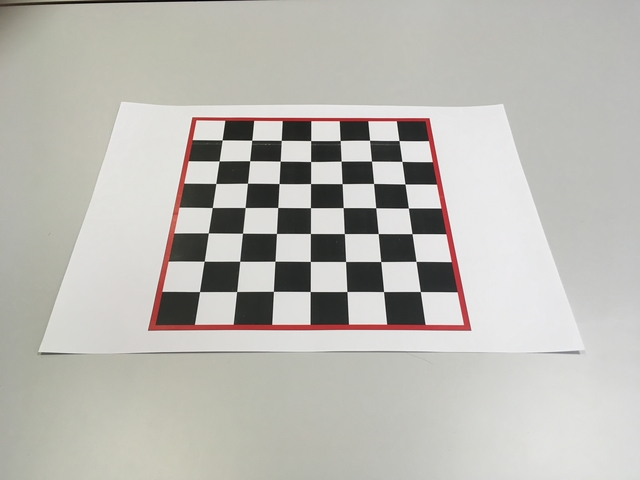
#> input picture chessboardPrinted.JPG, 640 x 480 px, found by its file name
$ python houghContourCombo.py   (older library calls are emulated)
#> lines starting #> are read from the running program, lines starting #| are printed output that depends on the picture; after the words box and inside, x2 and y2 are one past the last pixel; in counts of white or black regions, pixels touching at a corner belong together
import cv2
import numpy as np


'''
IMAGE INPUT
'''
img = cv2.imread("chessboardPrinted.jpg",1)
#> img is the input picture: shape (480, 640, 3); mean B, G, R 179.6, 185.3, 186.9
# Blur
img = cv2.GaussianBlur(img,(5,5),0)
# Convert to HSV
hsv = cv2.cvtColor(img, cv2.COLOR_BGR2HSV)
#> hsv: shape (480, 640, 3); mean H, S, V 34.9, 12, 187.5
# Convert to grayscale
gray = cv2.cvtColor(img, cv2.COLOR_RGB2GRAY)
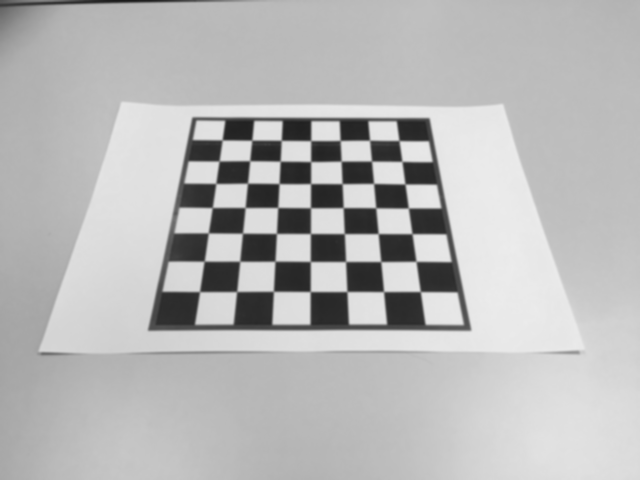
#> gray: shape (480, 640); min 27, max 236, mean 183.8
# HSV Thresholding
res,hsvThresh = cv2.threshold(hsv[:,:,0], 25, 250, cv2.THRESH_BINARY_INV)
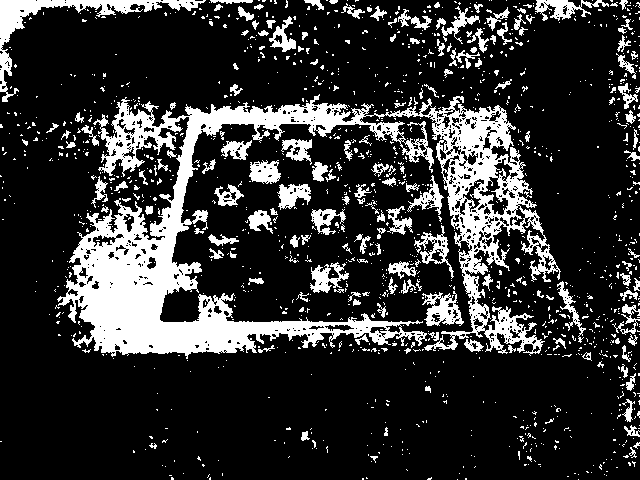
#> hsvThresh: shape (480, 640); values 0 (black) and 250 (white), 19.7% white; 1343 white regions (1178 under 20 px), largest, box (x1, y1, x2, y2) and area: (57, 94, 561, 359) 37204, (0, 0, 206, 102) 2764, (422, 291, 464, 326) 770
# Show adaptively thresholded image
adaptiveThresh = cv2.adaptiveThreshold(gray, 255, cv2.ADAPTIVE_THRESH_GAUSSIAN_C, cv2.THRESH_BINARY, 115, 1)
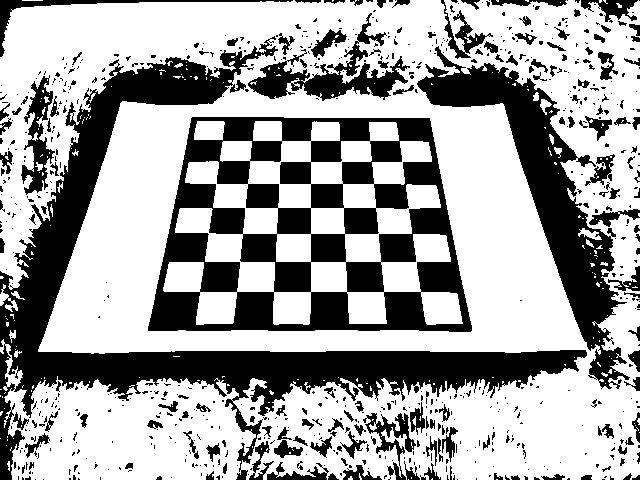
#> adaptiveThresh: shape (480, 640); 64.5% white; 738 black regions (583 under 20 px)
# Show both thresholded images
# cv2.imshow("HSV Thresholded",hsvThresh)
cv2.imshow("Adaptive Thresholding", adaptiveThresh)

'''
IMAGE ANALYSIS
'''

### CHESSBOARD EXTRACTION (Contours)

# Find contours
_, contours, hierarchy = cv2.findContours(adaptiveThresh, cv2.RETR_TREE, cv2.CHAIN_APPROX_SIMPLE)
#> contours = 1125 contours, 933 with area under 20; largest, box (x1, y1, x2, y2) and area: (0, 0, 640, 480) 260146, (147, 116, 473, 333) 60242, (163, 121, 463, 325) 33212, (416, 45, 631, 390) 16634, (247, 40, 411, 102) 4003
# Create copy of original image
imgContours = img.copy()
# Contour detection parameters
index = -1
thickness = 4
color = (255, 0, 255)
# Initialise empty numpy array
objects = np.zeros([img.shape[0], img.shape[1],3], 'uint8')

for c in contours:
    # Area
    area = cv2.contourArea(c)
    # Perimenter
    perimeter = cv2.arcLength(c, True)
    # Filtering the chessboard edge / Error handling as some contours are so small so as to give zero division
    try:
        if (area / perimeter) < 70 and (area / perimeter) > 40:
            # DEBUG statements
            #cv2.drawContours(imgContours, [c], -1, color, 2)
            #print("Area: {}, perimeter: {}".format(area, perimeter))

            # Epsilon parameter needed to fit contour to polygon
            epsilon = 0.1 * perimeter
            # Approximates a polygon from chessboard edge
            chessboardEdge = cv2.approxPolyDP(c, epsilon, True)
            #DEBUG
            #cv2.drawContours(imgContours, [chessboardEdge], -1, color, 2)

            #Draw chessboard edges and assign to region of interest (ROI)
            #roi = cv2.polylines(imgContours,[chessboardEdge],True,(0,255,255),thickness=3)
    except:
        pass
#> this loop made 1125 passes
#> (area, perimeter, epsilon, chessboardEdge) on pass 695: (60242.5, 1030.8, 103.1, [[190, 118], [429, 117], [472, 330], [148, 331]])
#> (area, perimeter) on pass 60: (29, 40.14)

# Show filtered contoured image
cv2.imshow("Filtered Contours", imgContours)

# Create new all black image
mask = np.zeros((img.shape[0], img.shape[1]), 'uint8')
# Copy the chessboard edges as a filled white polygon
cv2.fillConvexPoly(mask, chessboardEdge, 255, 1)
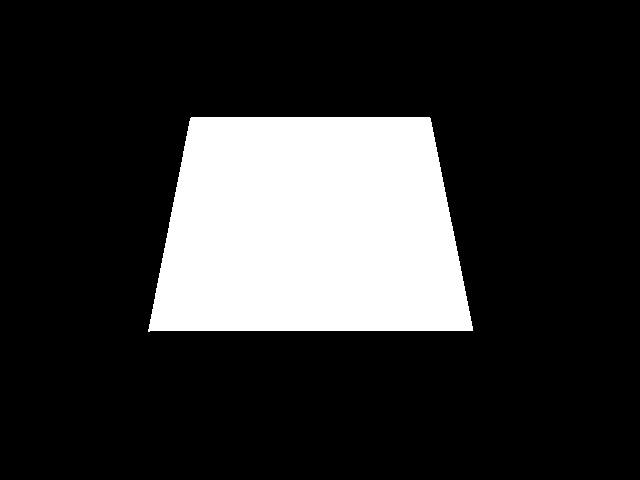
#> mask: shape (480, 640); 19.7% white; 1 white region, box (x1, y1, x2, y2) and area: (148, 117, 473, 332) 60520
# Assign all pixels to out that are white (i.e the polygon, i.e. the chessboard)
extracted = np.zeros_like(img)
extracted[mask == 255] = img[mask == 255]
# Make mask green in order to facilitate removal of the red strip around chessboard
extracted[np.where((extracted==[0,0,0]).all(axis=2))] = [0,100,0]
# Adds same coloured line to remove red strip based on chessboard edge
cv2.polylines(extracted,[chessboardEdge],True,(0,100,0),thickness=6)
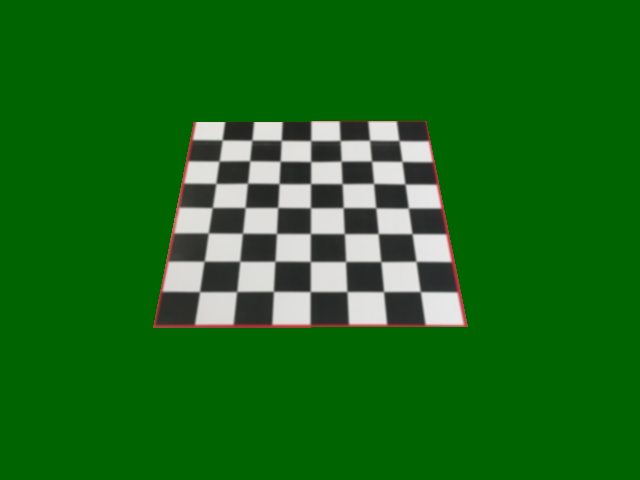
#> extracted: shape (480, 640, 3); mean B, G, R 23.8, 105.9, 25
# Show image
cv2.imshow("Masked", extracted)

### HOUGH LINES

# Canny edge detection
edges = cv2.Canny(extracted, 100, 300)
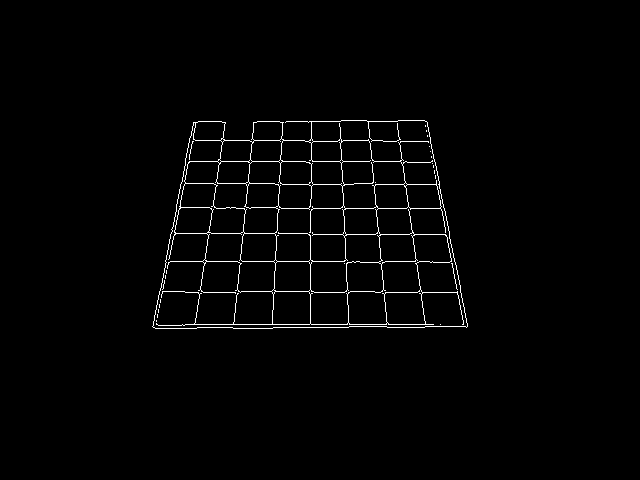
#> edges: shape (480, 640); 1.6% white in thin lines or dots, all inside (x1, y1, x2, y2) = (152, 120, 468, 329)
# Show image
cv2.imshow("Canny",edges)
# Hough lines parameters
Rres = 1
Thetares = 1*np.pi/180
Threshold = 1
minLineLength = 1
maxLineGap = 100
# Detect hough lines
lines = cv2.HoughLinesP(edges,rho = 1,theta = 1*np.pi/180,threshold = 40,minLineLength = 100,maxLineGap = 50)
#> lines = 32 rows, first 6: [153, 324, 467, 324], [165, 261, 454, 261], [159, 291, 460, 291], [176, 208, 444, 208], [185, 161, 434, 161], [180, 184, 439, 184]
N = lines.shape[0]
#> N = 32
# Draw lines on image
for i in range(N):
    x1 = lines[i][0][0]
    y1 = lines[i][0][1]
    x2 = lines[i][0][2]
    y2 = lines[i][0][3]
    cv2.line(extracted,(x1,y1),(x2,y2),(255,0,0),2)
#> this loop made 32 passes
#> (x1, y1, x2, y2) on passes 1 to 12: (153, 324, 467, 324), (165, 261, 454, 261), (159, 291, 460, 291), (176, 208, 444, 208), (185, 161, 434, 161), (180, 184, 439, 184), (189, 140, 430, 140), (153, 327, 466, 327), (159, 292, 460, 292), (171, 233, 449, 233), (156, 328, 196, 122), (198, 121, 426, 121)
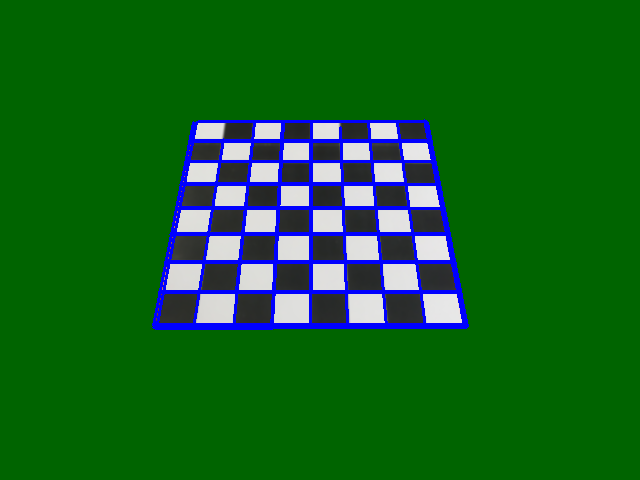
#> extracted: shape (480, 640, 3); 5.19% of pixels changed, all inside (x1, y1, x2, y2) = (152, 119, 469, 330)
# Show image
cv2.imshow('Hough lines',extracted)

# ### Contour detection
#
# # Create copy of extracted board
# squares = extracted.copy()
# # Convert to grayscale
# squaresGray = cv2.cvtColor(squares, cv2.COLOR_RGB2GRAY)
# squaresThreshold = cv2.adaptiveThreshold(squaresGray, 255, cv2.ADAPTIVE_THRESH_GAUSSIAN_C, cv2.THRESH_BINARY, 115, 1)
# # Find contours
# _, contours, hierarchy = cv2.findContours(squaresThreshold, cv2.RETR_TREE, cv2.CHAIN_APPROX_SIMPLE)
# # Initialise empty numpy array
# objects = np.zeros([img.shape[0], img.shape[1],3], 'uint8')
#
# for c in contours:
#     # Area
#     area = cv2.contourArea(c)
#     # Perimenter
#     perimeter = cv2.arcLength(c, True)
#     # Filtering the chessboard edge / Error handling as some contours are so small so as to give zero division
#     try:
#         cv2.drawContours(squares, [c], -1, color, 2)
#         print("Area: {}, perimeter: {}".format(area, perimeter))
#     except:
#         pass
#
# cv2.imshow("Squares", squares)

# Wait until random button is pressed
if cv2.waitKey(0) & 0xff == 27:
     # Kill program
#> (key Esc is pressed here)
     cv2.destroyAllWindows()
